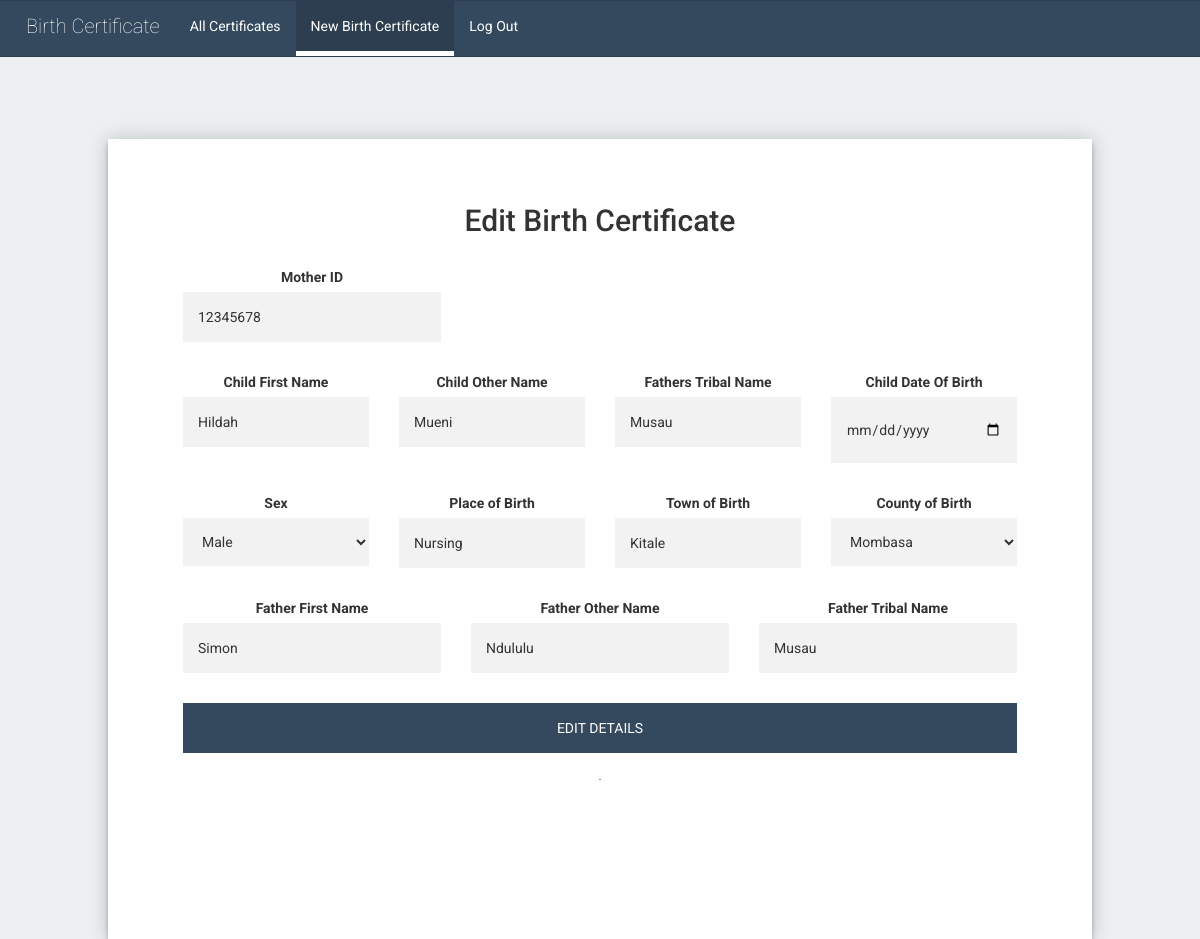
/edit-birth-certificate.php?cert_id=2 (signed in), run on the app's committed database.
### tables this page shows
CREATE TABLE `tbl_births` (
  `entryNo` int(11) NOT NULL,
  `childFirstName` varchar(50) NOT NULL,
  `childOtherName` varchar(50) NOT NULL,
  `fatherTribalName` varchar(50) NOT NULL,
  `childDateOfBirth` datetime NOT NULL,
  `sex` varchar(10) NOT NULL,
  `placeOfBirth` varchar(50) NOT NULL,
  `townOfBirth` varchar(50) NOT NULL,
  `countyOfBirth` varchar(50) NOT NULL,
  `fatherFirstName` varchar(50) NOT NULL,
  `fatherOtherName` varchar(50) NOT NULL,
  `theFatherTribalName` varchar(50) NOT NULL,
  `motherId` int(50) NOT NULL,
  `nameOfRegOfficer` int(10) NOT NULL
);

### class.user.php (called while the page is built, shortened)
<?php
class USER
{
	private $conn;
	public function __construct()
	{
		$database = new Database();
		$db = $database->dbConnection();
		$this->conn = $db;
    }
	public function runQuery($sql)
	{
		$stmt = $this->conn->prepare($sql);
		return $stmt;
	}
	public function GetRows($sql) {
		try {
			$stmt = $this->conn->prepare($sql);
			$stmt->execute();
			$results = $stmt->fetchAll(PDO::FETCH_ASSOC);
			return $results;
		}catch(Exception $e) {
			die ( $e->getMessage() );
		}
	}
}

### edit-birth-certificate.php (the view, shortened to what this page needs)
<?php
    require_once 'class.user.php';
    $user_home = new USER();
    if(isset($_GET['cert_id']) && !empty($_GET['cert_id']))
    {
        $id = $_GET['cert_id'];
        $stmt_edit = $user_home->runQuery('SELECT * FROM tbl_births WHERE entryNo =:did');
        $stmt_edit->execute(array(':did'=>$id));
        $row = $stmt_edit->fetch(PDO::FETCH_ASSOC);
    }
    else
    {
        header("Location: admin.php");
    }
?>
<?php
    $cur_page = 'new-birth-certificate';
    include 'includes/inc-header.php';
    include 'includes/inc-admin-nav.php';
?>
        <div class="large-page">
            <div class="form">
                <h2>Edit Birth Certificate</h2>
                <br>
                <form class="login-form" method="post" role="form" id="birth-cert-form" autocomplete="off">
                    <div class="col-md-12">
                        <div class="col-md-4">
                            <div class="form-group">
                                <label>Mother ID</label>
                                <input type="text" name="motherId" id="motherId" value="<?php echo $row["motherId"]; ?>">
                            </div>
                        </div>
                    </div>
                    <div class="col-md-12">
                        <div class="col-md-3">
                            <div class="form-group">
                                <label>Child First Name</label>
                                <input type="text" name="childFirstName" id="childFirstName" value="<?php echo $row["childFirstName"]; ?>">
                            </div>
                        </div>
                        <div class="col-md-3">
                            <div class="form-group">
                                <label>Child Other Name</label>
                                <input type="text" name="childOtherName" id="childOtherName" value="<?php echo $row["childOtherName"]; ?>">
                            </div>
                        </div>
                        <div class="col-md-3">
                            <div class="form-group">
                                <label>Fathers Tribal Name</label>
                                <input type="text" name="fatherTribalName" id="fatherTribalName" value="<?php echo $row["fatherTribalName"]; ?>">
                            </div>
                        </div>
                        <div class="col-md-3">
                            <div class="form-group">
                                <label>Child Date Of Birth</label>
                                <input type="date" name="childDateOfBirth" id="childDateOfBirth" value="<?php echo $row["childDateOfBirth"]; ?>">
                            </div>
                        </div>
                        <div class="col-md-3">
                            <div class="form-group">
                                <label>Sex</label>
                                <select name="sex" id="sex">
                                    <option value="Male">Male</option>
                                </select>
                            </div>
                        </div>
                        <div class="col-md-3">
                            <div class="form-group">
                                <label>Place of Birth</label>
                                <input type="text" name="placeOfBirth" id="placeOfBirth" value="<?php echo $row["placeOfBirth"]; ?>" >
                            </div>
                        </div>
                        <div class="col-md-3">
                            <div class="form-group">
                                <label>Town of Birth</label>
                                <input type="text" name="townOfBirth" id="townOfBirth" value="<?php echo $row["townOfBirth"]; ?>">
                            </div>
                        </div>
                        <div class="col-md-3">
                            <div class="form-group">
                                <label>County of Birth</label>
                                <select name="countyOfBirth" id="countyOfBirth">
                                    <?php
                                        $results = $user_home -> GetRows("SELECT * FROM tbl_counties");
                                        foreach ($results as $the_row){
                                            ?>
                                                <option value="<?php echo $the_row['countyName']; ?>" ><?php echo $the_row['countyName']; ?></option>
                                            <?php
                                        }
                                    ?>
                                </select>
                            </div>
                        </div>
                    </div>
                    <div class="col-md-12">
                        <div class="col-md-4">
                            <div class="form-group">
                                <label>Father First Name</label>
                                <input type="text" name="fatherFirstName" id="fatherFirstName" value="<?php echo $row["fatherFirstName"]; ?>">
                            </div>
                        </div>
                        <div class="col-md-4">
                            <div class="form-group">
                                <label>Father Other Name</label>
                                <input type="text" name="fatherOtherName" id="fatherOtherName" value="<?php echo $row["fatherOtherName"]; ?>">
                            </div>
                        </div>
                        <div class="col-md-4">
                            <div class="form-group">
                                <label>Father Tribal Name</label>
                                <input type="text" name="theFatherTribalName" id="theFatherTribalName" value="<?php echo $row["fatherTribalName"]; ?>" readonly>
                            </div>
                        </div>
                    </div>
                    <div class="col-md-12">
                        <div class="col-md-12">
                            <div class="form-group">
                                <button type="submit" id="btn-birth-cert">
                                    EDIT DETAILS
                                </button>
                            </div>
                        </div>
                        <p class="message">
                            <a href="#">.</a><br>
                        </p>
                    </div>
                </form>
            </div>
        </div>
    </div>
</body>
</html>

### includes/inc-header.php (shortened to what this page needs)
<!DOCTYPE html>
<html>
<head>
    <link href="assets/css/jquery-ui.css" rel="stylesheet" type="text/csss" />
    <link href="assets/css/bootstrap.min.css" rel="stylesheet" type="text/css" />
    <link rel="stylesheet" href="assets/css/style.css">
</head>

### includes/inc-admin-nav.php
<body>
    <div class="row">
        <nav class="navbar navbar-default">
            <div class="container-fluid">
                <div class="navbar-header">
                    <a class="navbar-brand" href="#">Birth Certificate</a>
                </div>
                <ul class="nav navbar-nav">
                    <li <?php if($cur_page=='admin'){ ?>class="active" <?php } ?>>
                        <a href="admin.php">All Certificates</a>
                    </li>
                    <li <?php if($cur_page=='new-birth-certificate'){ ?>class="active" <?php } ?>>
                        <a href="new-birth-certificate.php">New Birth Certificate</a>
                    </li>
                    <li <?php if($cur_page=='logout'){ ?>class="active" <?php } ?>>
                        <a href="logout.php">Log Out</a>
                    </li>
                </ul>
            </div>
        </nav>

### assets/css/style.css (style rules this page uses)
.large-page { width: 100%; height: 20px; padding: 5% 0 0; margin: auto; }
.large-page .form { position: relative; z-index: 1; background: #ffffff; max-width: 80%; height: 800px; margin: 0 auto 100px; padding: 45px; text-align: center; box-shadow: 0 0 20px 0 rgba(0, 0, 0, 0.2), 0 5px 5px 0 rgba(0, 0, 0, 0.24); }
.form { position: relative; z-index: 1; background: #ffffff; max-width: 70%; margin: 0 auto 100px; padding: 45px; text-align: center; box-shadow: 0 0 20px 0 rgba(0, 0, 0, 0.2), 0 5px 5px 0 rgba(0, 0, 0, 0.24); }
.form input, select { font-family: "Roboto", sans-serif; outline: 0; background: #f2f2f2; width: 100%; border: 0; margin: 0 0 15px; padding: 15px; box-sizing: border-box; font-size: 14px; }
.form button { font-family: "Roboto", sans-serif; text-transform: uppercase; outline: 0; background: #34495e; width: 100%; border: 0; padding: 15px; color: #ffffff; font-size: 14px; -webkit-transition: all 0.3 ease; transition: all 0.3 ease; cursor: pointer; }
.form .message { margin: 15px 0 0; color: #b3b3b3; font-size: 12px; }
.form .message a { color: #34495e; text-decoration: none; }
.navbar-default .navbar-nav > .active > a, .navbar-default .navbar-nav > .active > a:hover, .navbar-default .navbar-nav > .active > a:focus { color: white; background-color: #2c3e50; border-bottom: 5px solid #fff; }
.navbar-default { background-color: #34495e; border-color: #2c3e50; }
.navbar-default .navbar-nav > li > a { color: white; }
.navbar-default .navbar-brand { color: #fff; font-weight: 100; font-size: 20px; padding-left: 40px; }
body { background: #ecf0f1; font-family: "Roboto", sans-serif; -webkit-font-smoothing: antialiased; -moz-osx-font-smoothing: grayscale; }

### data on the page
tbl_births: motherId "12345678", childFirstName "Hildah", childOtherName "Mueni", fatherTribalName "Musau", placeOfBirth "Nursing", townOfBirth "Kitale", fatherFirstName "Simon", fatherOtherName "Ndululu", theFatherTribalName "Musau"

### other printed values
form field countyOfBirth "Mombasa"
